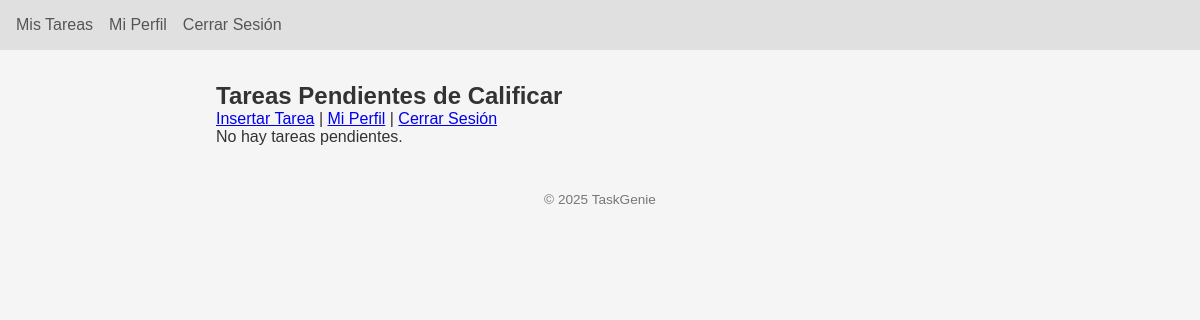
Before: /profe/listado (signed in) with the older database file.
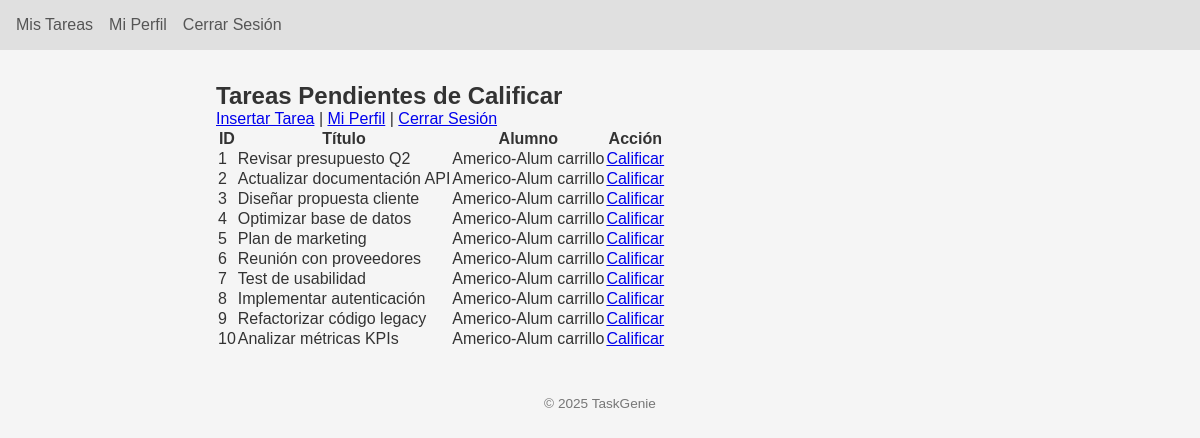
After: the same page with the newer database file.
### app/models.py (models this page shows, shortened)
class TareaCalificada(db.Model):
    __tablename__         = "tb_tarea_calificada"
    cod_id_califica       = db.Column(db.Integer, primary_key=True, autoincrement=True)
    cod_id_tarea          = db.Column(db.Integer, db.ForeignKey("tareas.id"), nullable=False)
    fecha_calificado      = db.Column(db.Date, nullable=True)
    texto_calificado      = db.Column(db.Text, nullable=True)
    puntuacion_calificado = db.Column(db.Integer, nullable=True)
    estatus_calificado    = db.Column(db.String(2), nullable=False, default="no")
    tarea = db.relationship(
        "Tarea",
        back_populates="calificaciones",
        foreign_keys=[cod_id_tarea]
    )

class Tarea(db.Model):
    __tablename__ = "tareas"
    id               = db.Column(db.Integer, primary_key=True)
    titulo           = db.Column(db.String(100), nullable=False)
    descripcion      = db.Column(db.Text, nullable=True)
    completada       = db.Column(db.Boolean, default=False)
    fecha_creacion   = db.Column(db.Date, default=date.today)
    fecha_entrega    = db.Column(db.Date, nullable=True)
    user_id          = db.Column(db.Integer, db.ForeignKey("usuarios.id"), nullable=False)
    importancia_id   = db.Column(db.String(2), db.ForeignKey("tb_importancia.cod_id"), nullable=True)
    estado_id        = db.Column(db.String(2), db.ForeignKey("tb_estado_tarea.cod_id"), nullable=True)
    asignado_a_id    = db.Column(db.Integer, db.ForeignKey("usuarios.id"), nullable=True)
    calificacion_id  = db.Column(db.Integer, db.ForeignKey("tb_tarea_calificada.cod_id_califica"), nullable=True)
    usuario        = db.relationship(
        "Usuario",
        foreign_keys=[user_id],
        back_populates="tareas_creadas"
    )
    asignado_a     = db.relationship(
        "Usuario",
        foreign_keys=[asignado_a_id],
        back_populates="tareas_recibidas"
    )
    importancia    = db.relationship(
        "Importancia",
        back_populates="tareas"
    )
    estado         = db.relationship(
        "EstadoTarea",
        back_populates="tareas"
    )
    calificaciones = db.relationship(
        "TareaCalificada",
        back_populates="tarea",
        cascade="all, delete-orphan",
        foreign_keys="[TareaCalificada.cod_id_tarea]"
    )

class Usuario(UserMixin, db.Model):
    __tablename__ = "usuarios"
    id               = db.Column(db.Integer, primary_key=True)
    nombre           = db.Column(db.String(50), nullable=False)
    apellido         = db.Column(db.String(50), nullable=False)
    email            = db.Column(db.String(120), unique=True, nullable=False)
    clave_hash       = db.Column(db.String(128), nullable=False)
    fecha_nacimiento = db.Column(db.Date, nullable=False)
    rol              = db.Column(db.Enum(RolEnum), default=RolEnum.USER, nullable=False)
    is_blocked       = db.Column(db.Boolean, default=False)
    tareas_creadas = db.relationship(
        "Tarea",
        foreign_keys="Tarea.user_id",
        back_populates="usuario",
        cascade="all, delete-orphan"
    )
    tareas_recibidas = db.relationship(
        "Tarea",
        foreign_keys="Tarea.asignado_a_id",
        back_populates="asignado_a"
    )

### app/blueprints/profe/routes.py (the view)
@profe_bp.route("/listado")
@login_required
@solo_profe
def listado():
    pendientes = TareaCalificada.query.filter_by(estatus_calificado="no").all()
    return render_template("listado.html", pendientes=pendientes)

### app/blueprints/profe/routes.py (called while the page is built)
def solo_profe(fn):
    @wraps(fn)
    def wrapper(*args, **kwargs):
        if current_user.rol != RolEnum.PROFESOR:
            abort(403, description="Acceso sólo para PROFESORES")
        return fn(*args, **kwargs)
    return wrapper

### app/extensions.py (called while the page is built)
@login_manager.user_loader
def load_user(user_id: str):
    from app.models import Usuario
    return db.session.get(Usuario, int(user_id))

### app/blueprints/profe/templates/profe/listado.html
{% extends 'base.html' %} {% block title %}Tareas por Calificar{% endblock %} {%
block content %}
<h2>Tareas Pendientes de Calificar</h2>
<p>
  <a href="{{ url_for('profe.nueva') }}">Insertar Tarea</a> |
  <a href="{{ url_for('perfil.index') }}">Mi Perfil</a> |
  <a href="{{ url_for('auth.logout') }}">Cerrar Sesión</a>
</p>
{% if pendientes %}
<table>
  <thead>
    <tr>
      <th>ID</th>
      <th>Título</th>
      <th>Alumno</th>
      <th>Acción</th>
    </tr>
  </thead>
  <tbody>
    {% for cal in pendientes %}
    <tr>
      <td>{{ cal.cod_id_tarea }}</td>
      <td>{{ cal.tarea.titulo }}</td>
      <td>
        {{ cal.tarea.asignado_a.nombre }} {{ cal.tarea.asignado_a.apellido }}
      </td>
      <td>
        <a href="{{ url_for('profe.calificar', tarea_id=cal.cod_id_tarea) }}">
          Calificar
        </a>
      </td>
    </tr>
    {% endfor %}
  </tbody>
</table>
{% else %}
<p>No hay tareas pendientes.</p>
{% endif %} {% endblock %}

### app/templates/base.html (shortened to what this page needs)
<!DOCTYPE html>
<html lang="es">
  <head>
    <link
      rel="stylesheet"
      href="{{ url_for('static', filename='css/style.css') }}"
    />
  </head>
  <body>
     {% if
    request.endpoint not in ['auth.login', 'auth.registro'] %}
    <header>
      <nav>
        {% if not current_user.is_authenticated %}
        <a href="{{ url_for('auth.login') }}">Ingresar</a>
        {% elif current_user.rol.name == 'ADMIN' %}
        <a href="{{ url_for('perfil.index') }}">Mi Perfil</a>
        <a href="{{ url_for('admin.dashboard') }}">Panel Admin</a>
        <a href="{{ url_for('auth.logout') }}">Cerrar Sesión</a>
        {% elif current_user.rol.name in ['PROFESOR', 'ALUMNO'] %}
        <a href="{{ url_for('tareas.listado') }}">Mis Tareas</a>
        <a href="{{ url_for('perfil.index') }}">Mi Perfil</a>
        <a href="{{ url_for('auth.logout') }}">Cerrar Sesión</a>
        {% endif %}
      </nav>
    </header>
    {% endif %}
    <main>
       {% block content %}{% endblock %}
    </main>
    <footer>
      <p>&copy; 2025 TaskGenie</p>
    </footer>
  </body>
</html>

### app/static/css/style.css (style rules this page uses)
:root { --bg: #f5f5f5; --nav-bg: #e0e0e0; --text: #333; --link: #555; --link-hover: #000; --flash-info: #d9edf7; --flash-success: #dff0d8; --flash-danger: #f2dede; --flash-warning: #fcf8e3; }
* { margin: 0; padding: 0; box-sizing: border-box; font-family: Arial, sans-serif; }
body { background: var(--bg); color: var(--text); }
header { background: var(--nav-bg); padding: 1em; }
nav { display: flex; gap: 1em; }
nav a { color: var(--link); text-decoration: none; font-weight: 500; }
main { max-width: 800px; margin: 2em auto; padding: 0 1em; }
footer { text-align: center; padding: 1em; font-size: 0.85em; color: #777; }

Changed rows visible on the page:
added TareaCalificada: cod_id_tarea "1", tarea.titulo "Revisar presupuesto Q2", tarea.asignado_a.nombre "Americo-Alum", tarea.asignado_a.apellido "carrillo"
added TareaCalificada: cod_id_tarea "2", tarea.titulo "Actualizar documentación API", tarea.asignado_a.nombre "Americo-Alum", tarea.asignado_a.apellido "carrillo"
added TareaCalificada: cod_id_tarea "3", tarea.titulo "Diseñar propuesta cliente", tarea.asignado_a.nombre "Americo-Alum", tarea.asignado_a.apellido "carrillo"
added TareaCalificada: cod_id_tarea "4", tarea.titulo "Optimizar base de datos", tarea.asignado_a.nombre "Americo-Alum", tarea.asignado_a.apellido "carrillo"
added TareaCalificada: cod_id_tarea "5", tarea.titulo "Plan de marketing", tarea.asignado_a.nombre "Americo-Alum", tarea.asignado_a.apellido "carrillo"
added TareaCalificada: cod_id_tarea "6", tarea.titulo "Reunión con proveedores", tarea.asignado_a.nombre "Americo-Alum", tarea.asignado_a.apellido "carrillo"
added TareaCalificada: cod_id_tarea "7", tarea.titulo "Test de usabilidad", tarea.asignado_a.nombre "Americo-Alum", tarea.asignado_a.apellido "carrillo"
added TareaCalificada: cod_id_tarea "8", tarea.titulo "Implementar autenticación", tarea.asignado_a.nombre "Americo-Alum", tarea.asignado_a.apellido "carrillo"
added TareaCalificada: cod_id_tarea "9", tarea.titulo "Refactorizar código legacy", tarea.asignado_a.nombre "Americo-Alum", tarea.asignado_a.apellido "carrillo"
added TareaCalificada: cod_id_tarea "10", tarea.titulo "Analizar métricas KPIs", tarea.asignado_a.nombre "Americo-Alum", tarea.asignado_a.apellido "carrillo"
Other visible differences:
text no longer shown: "No hay tareas pendientes."
text now shown: "ID Título Alumno Acción"
